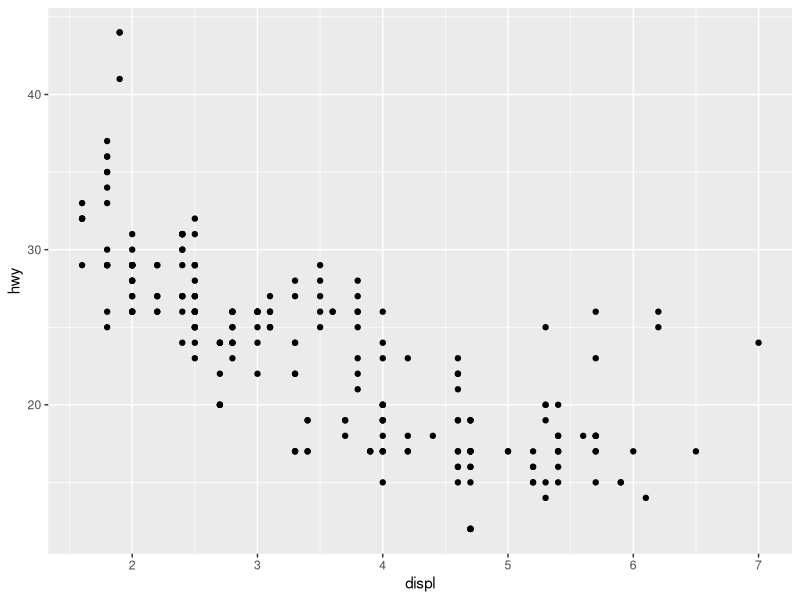
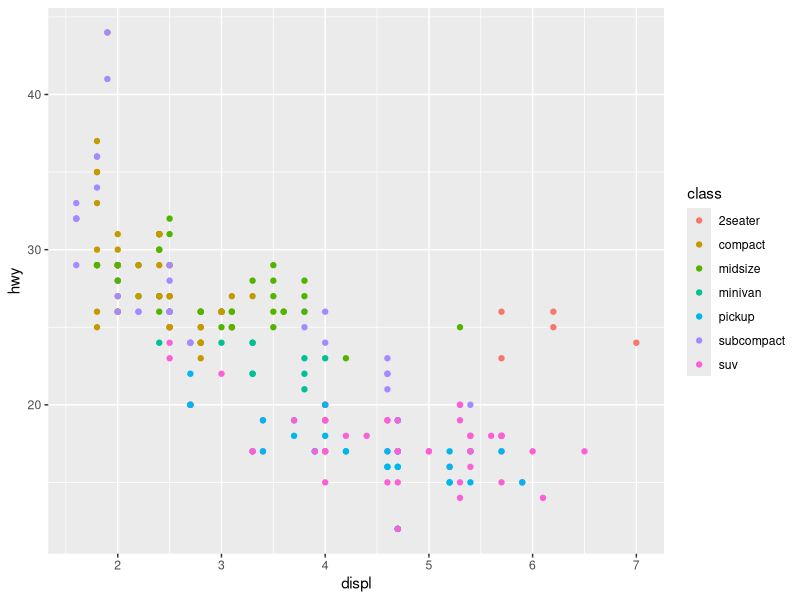
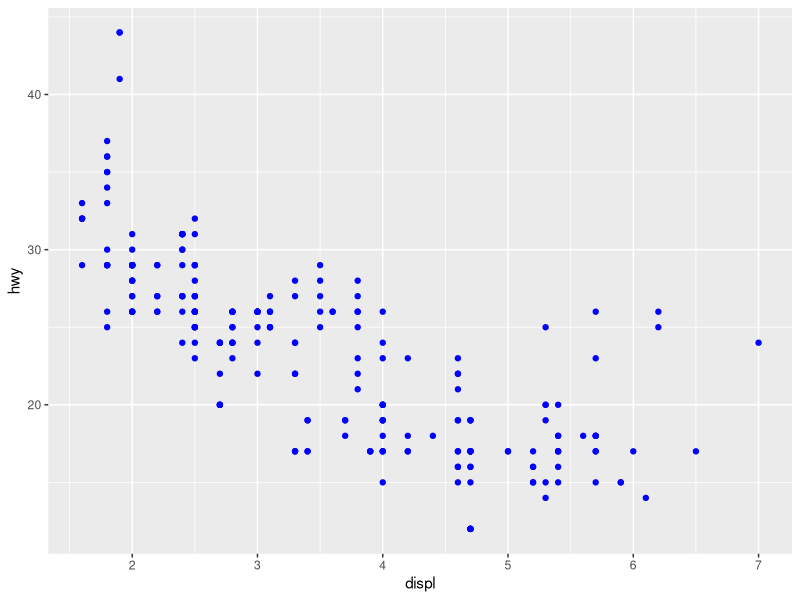

These charts were generated, in order, by the following R code:
## ---- chunk 1
library(tidyverse)
## ---- chunk 2
view(mpg)
mpg

## ---- chunk 3
#make a plot with mpg data, map x & y with displ and hwy. then (+) add points based on displ and hwy with geom point specifying scatterplot
displ_vs_hwy<-ggplot(data = mpg, mapping = aes(displ, hwy)) + geom_point()
#or specify a plot of mpg data, then (+) apply the scatter plot layer (geom point) map x and y with displ and hwy
displ_vs_hwy_b<-ggplot(mpg) + geom_point(mapping = aes(x = displ, y = hwy))
## ---- chunk 4
displ_vs_hwy_b
## ---- chunk 5
displ_hwy_class<-ggplot(mpg)+ geom_point(aes(displ, hwy, color= class))
## ---- chunk 6
ggplot(data = mpg, aes(displ, hwy, color= class)) + geom_point()
## ---- chunk 7
bluepts<-ggplot(data = mpg) + 
  geom_point(mapping = aes(x = displ, y = hwy), color = "blue")
bluepts
